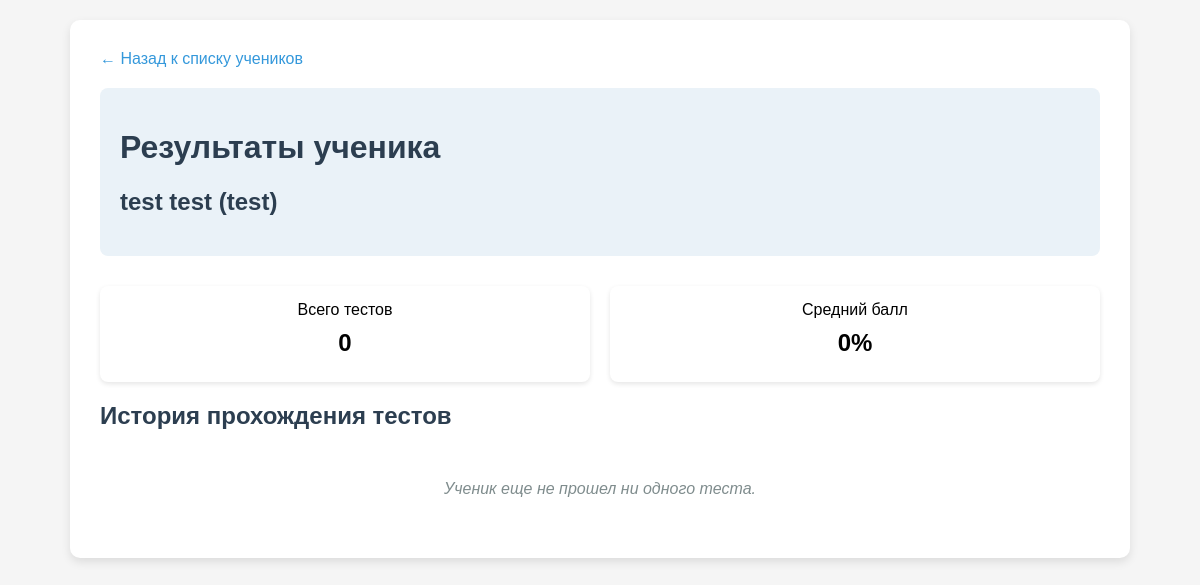
Screenshot of /teacher/student/1 (signed in) with the database file from the repository.
### tables this page shows
CREATE TABLE users (id INTEGER PRIMARY KEY AUTOINCREMENT, username TEXT UNIQUE NOT NULL, name TEXT, surname TEXT, password TEXT NOT NULL);

### app.py (the view)
@app.route('/teacher/student/<int:student_id>')
def view_student_results(student_id):
    if 'user_id' not in session:
        return redirect(url_for('login'))
    conn = sqlite3.connect(DB_PATH)
    cursor = conn.cursor()
    cursor.execute("SELECT 1 FROM teachers WHERE user_id = ?", (session['user_id'],))
    is_teacher = cursor.fetchone() is not None
    cursor.execute("SELECT 1 FROM teacher_students WHERE teacher_id = ? AND student_id = ?", (session['user_id'], student_id))
    has_access = cursor.fetchone() is not None
    conn.close()
    if not is_teacher or not has_access:
        flash('Нет доступа', 'error')
        return redirect(url_for('home'))
    student = fetch_user(student_id)
    if not student:
        flash('Ученик не найден', 'error')
        return redirect(url_for('teacher_dashboard'))
    attempts = get_student_attempts(student_id)
    stats = get_student_stats(student_id)
    return render_template('student_results.html', student=student, attempts=attempts, stats=stats)

### app.py (called while the page is built)
def fetch_user(user_id):
    try:
        conn = sqlite3.connect(DB_PATH)
        cur = conn.cursor()
        cur.execute("SELECT id, username, name, surname, password FROM users WHERE id = ?", (user_id,))
        row = cur.fetchone()
        conn.close()
        return {'id': row[0], 'username': row[1], 'name': row[2], 'surname': row[3], 'password': row[4]} if row else None
    except Exception:
        current_app.logger.exception("Ошибка получения пользователя")
        return None

def get_student_attempts(student_id):
    conn = sqlite3.connect(DB_PATH)
    cursor = conn.cursor()
    cursor.execute("SELECT a.id, a.test_id, a.score, a.timestamp, a.time, t.time as duration FROM attempts a JOIN tests t ON a.test_id = t.id WHERE a.user_id = ? ORDER BY a.timestamp DESC", (student_id,))
    attempts = [{'id': row[0], 'test_id': row[1], 'score': row[2], 'timestamp': datetime.fromisoformat(row[3]), 'duration': row[5], 'time': row[4]} for row in cursor.fetchall()]
    conn.close()
    return attempts

def get_student_stats(student_id):
    conn = sqlite3.connect(DB_PATH)
    cursor = conn.cursor()
    cursor.execute("SELECT COUNT(*) FROM attempts WHERE user_id = ?", (student_id,))
    total_tests = cursor.fetchone()[0] or 0
    cursor.execute("SELECT AVG(score) FROM attempts WHERE user_id = ?", (student_id,))
    average_score = round(cursor.fetchone()[0] or 0, 1)
    cursor.execute("SELECT MAX(score) FROM attempts WHERE user_id = ?", (student_id,))
    best_score = cursor.fetchone()[0] or 0
    conn.close()
    return {'total_tests': total_tests, 'average_score': average_score, 'best_score': best_score}

### templates/student_results.html (shortened to what this page needs)
<!DOCTYPE html>
<html lang="ru">
<head>
</head>
<body>
    <div class="container">
        <a href="{{ url_for('teacher_dashboard') }}" class="back-link">← Назад к списку учеников</a>
        <div class="student-header">
            <h1>Результаты ученика</h1>
            <h2>{{ student.name }} {{ student.surname }} ({{ student.username }})</h2>
        </div>
        <div class="stats-container">
            <div class="stat-card">
                <div>Всего тестов</div>
                <div class="stat-value">{{ stats.total_tests }}</div>
            </div>
            <div class="stat-card">
                <div>Средний балл</div>
                <div class="stat-value">{{ stats.average_score }}%</div>
            </div>
        </div>
        <h2>История прохождения тестов</h2>
        {% if attempts %}
        <table>
            <thead>
                <tr>
                    <th>Дата и время</th>
                    <th>Время выполнения</th>
                    <th>Тест</th>
                    <th>Результат</th>
                    <th>Детали</th>
                </tr>
            </thead>
            <tbody>
                {% for attempt in attempts %}
                <tr>
                    <td>{{ attempt.timestamp.strftime('%d.%m.%Y %H:%M') }}</td>
                    <td>{{ attempt.time // 60}} мин {{ attempt.time % 60}} сек</td>
                    <td>Тест #{{ attempt.test_id }}</td>
                    <td class="result-cell
                        {% if attempt.score >= 80 %}result-good
                        {% elif attempt.score >= 50 %}result-medium
                        {% else %}result-bad
                        {% endif %}">
                        {{ attempt.score }}%
                    </td>
                    <td>
                        <a href="{{ url_for('test_result', attempt_id=attempt.id) }}">
                            Посмотреть
                        </a>
                    </td>
                </tr>
                {% endfor %}
            </tbody>
        </table>
        {% else %}
        <div class="no-history">
            Ученик еще не прошел ни одного теста.
        </div>
        {% endif %}
    </div>
</body>
</html>

### templates/student_results.html (style rules this page uses)
body { font-family: Arial, sans-serif; background-color: #f5f5f5; margin: 0; padding: 20px; }
.container { max-width: 1000px; margin: 0 auto; background: white; padding: 30px; border-radius: 10px; box-shadow: 0 4px 10px rgba(0,0,0,0.1); }
h1, h2 { color: #2c3e50; }
.back-link { display: inline-block; margin-bottom: 20px; color: #3498db; text-decoration: none; }
.student-header { background-color: #eaf2f8; padding: 20px; border-radius: 8px; margin-bottom: 30px; }
.no-history { text-align: center; padding: 30px; color: #7f8c8d; font-style: italic; }
.stats-container { display: flex; gap: 20px; margin-bottom: 20px; }
.stat-card { background: white; border-radius: 8px; padding: 15px; box-shadow: 0 2px 5px rgba(0,0,0,0.1); flex: 1; text-align: center; }
.stat-value { font-size: 24px; font-weight: bold; margin: 10px 0; }

### rows the page displays
users: name "test", surname "test", username "test"

### other values shown
{{ stats.total_tests }} "0"
{{ stats.average_score }} "0"
